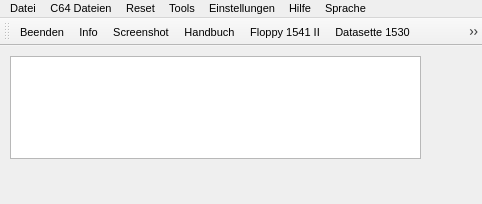
<?xml version="1.0" encoding="UTF-8"?>
<ui version="4.0">
 <class>MainWindow</class>
 <widget class="QMainWindow" name="MainWindow">
  <property name="windowModality">
   <enum>Qt::NonModal</enum>
  </property>
  <property name="geometry">
   <rect>
    <x>0</x>
    <y>0</y>
    <width>482</width>
    <height>204</height>
   </rect>
  </property>
  <property name="font">
   <font>
    <pointsize>8</pointsize>
   </font>
  </property>
  <property name="mouseTracking">
   <bool>false</bool>
  </property>
  <property name="contextMenuPolicy">
   <enum>Qt::NoContextMenu</enum>
  </property>
  <property name="windowTitle">
   <string notr="true"/>
  </property>
  <property name="windowIcon">
   <iconset resource="emu64.qrc">
    <normaloff>:/grafik/emu64.ico</normaloff>:/grafik/emu64.ico</iconset>
  </property>
  <property name="windowOpacity">
   <double>1.000000000000000</double>
  </property>
  <property name="autoFillBackground">
   <bool>false</bool>
  </property>
  <property name="styleSheet">
   <string notr="true">#playButton{
background-image: url(:/Grafik/play_blue_transprent.png);
background-repeat: no-repeat;
background-position: center
}

#stopButton{
background-image: url(:/Grafik/stop_blue_transprent.png);
background-repeat: no-repeat;
background-position: center
}</string>
  </property>
  <property name="toolButtonStyle">
   <enum>Qt::ToolButtonTextOnly</enum>
  </property>
  <property name="dockNestingEnabled">
   <bool>false</bool>
  </property>
  <property name="unifiedTitleAndToolBarOnMac">
   <bool>false</bool>
  </property>
  <widget class="QWidget" name="centralWidget">
   <property name="font">
    <font>
     <pointsize>8</pointsize>
    </font>
   </property>
   <widget class="QTableWidget" name="FloppyTabel">
    <property name="geometry">
     <rect>
      <x>10</x>
      <y>10</y>
      <width>411</width>
      <height>103</height>
     </rect>
    </property>
    <property name="focusPolicy">
     <enum>Qt::NoFocus</enum>
    </property>
    <property name="autoFillBackground">
     <bool>false</bool>
    </property>
    <property name="selectionMode">
     <enum>QAbstractItemView::NoSelection</enum>
    </property>
    <property name="showGrid">
     <bool>false</bool>
    </property>
    <attribute name="horizontalHeaderVisible">
     <bool>false</bool>
    </attribute>
    <attribute name="horizontalHeaderHighlightSections">
     <bool>false</bool>
    </attribute>
    <attribute name="verticalHeaderVisible">
     <bool>false</bool>
    </attribute>
    <attribute name="verticalHeaderHighlightSections">
     <bool>false</bool>
    </attribute>
   </widget>
  </widget>
  <widget class="QStatusBar" name="statusBar">
   <property name="minimumSize">
    <size>
     <width>0</width>
     <height>0</height>
    </size>
   </property>
   <property name="font">
    <font>
     <family>Arial</family>
     <weight>50</weight>
     <bold>false</bold>
    </font>
   </property>
   <property name="autoFillBackground">
    <bool>false</bool>
   </property>
   <property name="sizeGripEnabled">
    <bool>false</bool>
   </property>
  </widget>
  <widget class="QToolBar" name="toolBar">
   <property name="windowTitle">
    <string notr="true">toolBar</string>
   </property>
   <property name="movable">
    <bool>true</bool>
   </property>
   <property name="allowedAreas">
    <set>Qt::AllToolBarAreas</set>
   </property>
   <property name="iconSize">
    <size>
     <width>32</width>
     <height>32</height>
    </size>
   </property>
   <property name="toolButtonStyle">
    <enum>Qt::ToolButtonIconOnly</enum>
   </property>
   <attribute name="toolBarArea">
    <enum>TopToolBarArea</enum>
   </attribute>
   <attribute name="toolBarBreak">
    <bool>false</bool>
   </attribute>
   <addaction name="actionBeenden"/>
   <addaction name="menu_main_info"/>
   <addaction name="actionScreenshot"/>
   <addaction name="actionHandbuch"/>
   <addaction name="actionFloppy_1541_II"/>
   <addaction name="actionBandlaufwerk_1530"/>
   <addaction name="actionSteckmodule"/>
   <addaction name="actionDebugger_Disassembler"/>
   <addaction name="actionSoftreset"/>
   <addaction name="actionHardreset"/>
   <addaction name="actionC64_Geschwindigkeit"/>
  </widget>
  <widget class="QMenuBar" name="menuBar">
   <property name="geometry">
    <rect>
     <x>0</x>
     <y>0</y>
     <width>482</width>
     <height>16</height>
    </rect>
   </property>
   <property name="font">
    <font>
     <family>Arial</family>
     <weight>50</weight>
     <bold>false</bold>
    </font>
   </property>
   <property name="toolTip">
    <string/>
   </property>
   <property name="whatsThis">
    <string/>
   </property>
   <property name="defaultUp">
    <bool>false</bool>
   </property>
   <property name="nativeMenuBar">
    <bool>false</bool>
   </property>
   <widget class="QMenu" name="menu_main_help">
    <property name="font">
     <font>
      <family>Arial</family>
      <weight>50</weight>
      <bold>false</bold>
     </font>
    </property>
    <property name="title">
     <string>Hilfe</string>
    </property>
    <addaction name="menu_main_info"/>
    <addaction name="actionHandbuch"/>
   </widget>
   <widget class="QMenu" name="menuC64_Dateien">
    <property name="toolTip">
     <string/>
    </property>
    <property name="title">
     <string>C64 Dateien</string>
    </property>
    <addaction name="actionFloppy_1541_II"/>
    <addaction name="actionBandlaufwerk_1530"/>
    <addaction name="actionSteckmodule"/>
    <addaction name="actionAutostart"/>
    <addaction name="actionC64_Programme_direkt_laden"/>
   </widget>
   <widget class="QMenu" name="menuReset">
    <property name="title">
     <string>Reset</string>
    </property>
    <addaction name="actionSoftreset"/>
    <addaction name="actionHardreset"/>
   </widget>
   <widget class="QMenu" name="menuTools">
    <property name="title">
     <string>Tools</string>
    </property>
    <widget class="QMenu" name="menuREU_1764_16MB">
     <property name="statusTip">
      <string>Emuliert eine komplette REU mit 16 MB</string>
     </property>
     <property name="tearOffEnabled">
      <bool>false</bool>
     </property>
     <property name="title">
      <string>REU 1764 (16MB)</string>
     </property>
     <addaction name="actionREU_einstecken"/>
     <addaction name="actionREU_entfernen"/>
     <addaction name="separator"/>
     <addaction name="actionREU_laden"/>
     <addaction name="actionREU_speichern"/>
     <addaction name="actionREU_loeschen"/>
    </widget>
    <widget class="QMenu" name="menuGEO_NEO_RAM_2MB">
     <property name="statusTip">
      <string>Emuliert eine komplette GEO- bzw NEO-RAM mit 2 MB</string>
     </property>
     <property name="title">
      <string>GEO- / NEO-RAM (2MB)</string>
     </property>
     <addaction name="actionGEO_einstecken"/>
     <addaction name="actionGEO_entfernen"/>
     <addaction name="separator"/>
     <addaction name="actionGEO_laden"/>
     <addaction name="actionGEO_speichern"/>
     <addaction name="actionGEO_loeschen"/>
    </widget>
    <addaction name="actionQuick_C64_Snapshot"/>
    <addaction name="actionScreenshot"/>
    <addaction name="actionSID_Dump"/>
    <addaction name="actionSID_Player"/>
    <addaction name="actionDebugger_Disassembler"/>
    <addaction name="actionC64_Geschwindigkeit"/>
    <addaction name="actionCross_Assembler"/>
    <addaction name="actionLan64"/>
    <addaction name="actionVirtuelle_C64_Tastatur"/>
    <addaction name="actionGameBase64"/>
    <addaction name="menuREU_1764_16MB"/>
    <addaction name="menuGEO_NEO_RAM_2MB"/>
    <addaction name="actionVideo_Capture"/>
   </widget>
   <widget class="QMenu" name="menuEinstellungen">
    <property name="title">
     <string>Einstellungen</string>
    </property>
    <addaction name="actionEmu64_Einstellungen"/>
    <addaction name="actionTV_Video_Einstellungen"/>
    <addaction name="actionVollbild"/>
    <addaction name="actionC64_Tastaturbelegung_ndern"/>
    <addaction name="actionC64_Tastaturbelegung_zur_cksetzen"/>
    <addaction name="actionFenster_Optionen"/>
   </widget>
   <widget class="QMenu" name="menuSprache">
    <property name="font">
     <font>
      <family>Arial</family>
      <weight>50</weight>
      <bold>false</bold>
     </font>
    </property>
    <property name="title">
     <string>Sprache</string>
    </property>
   </widget>
   <widget class="QMenu" name="menuDatei">
    <property name="toolTip">
     <string/>
    </property>
    <property name="title">
     <string>Datei</string>
    </property>
    <addaction name="actionBeenden"/>
   </widget>
   <addaction name="menuDatei"/>
   <addaction name="menuC64_Dateien"/>
   <addaction name="menuReset"/>
   <addaction name="menuTools"/>
   <addaction name="menuEinstellungen"/>
   <addaction name="menu_main_help"/>
   <addaction name="menuSprache"/>
  </widget>
  <action name="menu_main_info">
   <property name="checkable">
    <bool>false</bool>
   </property>
   <property name="enabled">
    <bool>true</bool>
   </property>
   <property name="icon">
    <iconset resource="emu64.qrc">
     <normaloff>:/grafik/toolbar32/info.png</normaloff>:/grafik/toolbar32/info.png</iconset>
   </property>
   <property name="text">
    <string>Info</string>
   </property>
   <property name="statusTip">
    <string>Infos zur aktuellen Emu64 Version.</string>
   </property>
   <property name="font">
    <font>
     <family>Arial</family>
     <weight>50</weight>
     <bold>false</bold>
    </font>
   </property>
   <property name="iconVisibleInMenu">
    <bool>true</bool>
   </property>
  </action>
  <action name="actionFloppy_1541_II">
   <property name="enabled">
    <bool>true</bool>
   </property>
   <property name="icon">
    <iconset resource="emu64.qrc">
     <normaloff>:/grafik/toolbar32/floppy.png</normaloff>:/grafik/toolbar32/floppy.png</iconset>
   </property>
   <property name="text">
    <string>Floppy 1541 II</string>
   </property>
   <property name="toolTip">
    <string>Floppy 1541 II</string>
   </property>
   <property name="statusTip">
    <string>Hier können Sie C64 Diskimages auswählen oder bearbeiten. [D64,G64,ZIP]</string>
   </property>
   <property name="font">
    <font>
     <family>Arial</family>
     <weight>50</weight>
     <bold>false</bold>
    </font>
   </property>
   <property name="shortcut">
    <string notr="true">Alt+D</string>
   </property>
   <property name="iconVisibleInMenu">
    <bool>true</bool>
   </property>
  </action>
  <action name="actionBandlaufwerk_1530">
   <property name="enabled">
    <bool>true</bool>
   </property>
   <property name="icon">
    <iconset resource="emu64.qrc">
     <normaloff>:/grafik/toolbar32/datasette.png</normaloff>:/grafik/toolbar32/datasette.png</iconset>
   </property>
   <property name="text">
    <string>Datasette 1530</string>
   </property>
   <property name="iconText">
    <string>Datasette 1530</string>
   </property>
   <property name="toolTip">
    <string>Datasette 1530</string>
   </property>
   <property name="statusTip">
    <string>Alle Funktionen der Datasette 1530. [TAP,WAV]</string>
   </property>
   <property name="font">
    <font>
     <family>Arial</family>
     <weight>50</weight>
     <bold>false</bold>
    </font>
   </property>
   <property name="shortcut">
    <string notr="true">Alt+K</string>
   </property>
   <property name="iconVisibleInMenu">
    <bool>true</bool>
   </property>
  </action>
  <action name="actionSteckmodule">
   <property name="enabled">
    <bool>true</bool>
   </property>
   <property name="icon">
    <iconset resource="emu64.qrc">
     <normaloff>:/grafik/toolbar32/crt.png</normaloff>:/grafik/toolbar32/crt.png</iconset>
   </property>
   <property name="text">
    <string>Steckmodule</string>
   </property>
   <property name="toolTip">
    <string>Steckmodule</string>
   </property>
   <property name="statusTip">
    <string>Hier können Sie ein Steckmodul in den Emu64 einsetzen. [CRT]</string>
   </property>
   <property name="font">
    <font>
     <family>Arial</family>
     <weight>50</weight>
     <bold>false</bold>
    </font>
   </property>
   <property name="shortcut">
    <string notr="true">Alt+M</string>
   </property>
   <property name="iconVisibleInMenu">
    <bool>true</bool>
   </property>
  </action>
  <action name="actionAutostart">
   <property name="enabled">
    <bool>true</bool>
   </property>
   <property name="text">
    <string>Autostart</string>
   </property>
   <property name="statusTip">
    <string>Die schnellste möglichkeit ein C64 Programm zu laden und zu starten. [PRG,T64,P00,FRZ,D64,G64]</string>
   </property>
   <property name="font">
    <font>
     <family>Arial</family>
     <weight>50</weight>
     <bold>false</bold>
    </font>
   </property>
   <property name="shortcut">
    <string notr="true">Alt+R</string>
   </property>
   <property name="iconVisibleInMenu">
    <bool>true</bool>
   </property>
  </action>
  <action name="actionC64_Programme_direkt_laden">
   <property name="checkable">
    <bool>false</bool>
   </property>
   <property name="checked">
    <bool>false</bool>
   </property>
   <property name="enabled">
    <bool>true</bool>
   </property>
   <property name="text">
    <string>C64 Programme direkt laden</string>
   </property>
   <property name="statusTip">
    <string>Hier wird das Programm direkt in den Speicher geladen ohne C64 Laderoutiene. [PRG,T64,P00,FRZ]</string>
   </property>
   <property name="font">
    <font>
     <family>Arial</family>
     <weight>50</weight>
     <bold>false</bold>
    </font>
   </property>
   <property name="shortcut">
    <string notr="true">Alt+L</string>
   </property>
   <property name="iconVisibleInMenu">
    <bool>true</bool>
   </property>
  </action>
  <action name="actionSoftreset">
   <property name="enabled">
    <bool>true</bool>
   </property>
   <property name="icon">
    <iconset resource="emu64.qrc">
     <normaloff>:/grafik/toolbar32/sreset.png</normaloff>:/grafik/toolbar32/sreset.png</iconset>
   </property>
   <property name="text">
    <string>Softreset</string>
   </property>
   <property name="statusTip">
    <string>Führt ein Softreset des C64 durch. Das C64 RAM wird dabei nicht gelöscht.</string>
   </property>
   <property name="font">
    <font>
     <family>Arial</family>
     <weight>50</weight>
     <bold>false</bold>
    </font>
   </property>
   <property name="shortcut">
    <string notr="true">Esc</string>
   </property>
   <property name="iconVisibleInMenu">
    <bool>true</bool>
   </property>
  </action>
  <action name="actionHardreset">
   <property name="enabled">
    <bool>true</bool>
   </property>
   <property name="icon">
    <iconset resource="emu64.qrc">
     <normaloff>:/grafik/toolbar32/hreset.png</normaloff>:/grafik/toolbar32/hreset.png</iconset>
   </property>
   <property name="text">
    <string>Hardreset</string>
   </property>
   <property name="statusTip">
    <string>Führt ein Hardreset des C64 durch. Das C64 RAM wird dabei gelöscht. Es gleicht dem Ein- und Auschalten des C64.</string>
   </property>
   <property name="font">
    <font>
     <family>Arial</family>
     <weight>50</weight>
     <bold>false</bold>
    </font>
   </property>
   <property name="shortcut">
    <string notr="true">Shift+Esc</string>
   </property>
   <property name="iconVisibleInMenu">
    <bool>true</bool>
   </property>
  </action>
  <action name="actionBeenden">
   <property name="enabled">
    <bool>true</bool>
   </property>
   <property name="icon">
    <iconset resource="emu64.qrc">
     <normaloff>:/grafik/toolbar32/aus.png</normaloff>:/grafik/toolbar32/aus.png</iconset>
   </property>
   <property name="text">
    <string>Beenden</string>
   </property>
   <property name="iconText">
    <string>Beenden</string>
   </property>
   <property name="toolTip">
    <string>Beenden</string>
   </property>
   <property name="statusTip">
    <string>Beendet den Emu64.</string>
   </property>
   <property name="font">
    <font>
     <family>Arial</family>
     <weight>50</weight>
     <bold>false</bold>
    </font>
   </property>
   <property name="shortcut">
    <string notr="true">Alt+X</string>
   </property>
   <property name="iconVisibleInMenu">
    <bool>true</bool>
   </property>
  </action>
  <action name="actionQuick_C64_Snapshot">
   <property name="enabled">
    <bool>false</bool>
   </property>
   <property name="text">
    <string>Quick C64 Snapshot</string>
   </property>
   <property name="statusTip">
    <string>Den aktuellen Zustand des C64 speichern, um zu einem späteren Zeitpunkt wieder zu laden.</string>
   </property>
   <property name="font">
    <font>
     <family>Arial</family>
     <weight>50</weight>
     <bold>false</bold>
    </font>
   </property>
   <property name="shortcut">
    <string notr="true"/>
   </property>
   <property name="iconVisibleInMenu">
    <bool>true</bool>
   </property>
  </action>
  <action name="actionScreenshot">
   <property name="enabled">
    <bool>true</bool>
   </property>
   <property name="icon">
    <iconset resource="emu64.qrc">
     <normaloff>:/grafik/toolbar32/screenshot.png</normaloff>:/grafik/toolbar32/screenshot.png</iconset>
   </property>
   <property name="text">
    <string>Screenshot</string>
   </property>
   <property name="statusTip">
    <string>Erzeugt ein Bildschirmfoto vom C64 Bildschirm.</string>
   </property>
   <property name="font">
    <font>
     <family>Arial</family>
     <weight>50</weight>
     <bold>false</bold>
    </font>
   </property>
   <property name="shortcut">
    <string>F12</string>
   </property>
   <property name="iconVisibleInMenu">
    <bool>true</bool>
   </property>
  </action>
  <action name="actionSID_Dump">
   <property name="enabled">
    <bool>false</bool>
   </property>
   <property name="text">
    <string>SID Dump</string>
   </property>
   <property name="statusTip">
    <string>Zeichnen Sie alle SID (Sound Interface Device) Signale auf um sie später mit dem  mitgelieferten SID Player abzuspielen.</string>
   </property>
   <property name="font">
    <font>
     <family>Arial</family>
     <pointsize>9</pointsize>
     <weight>50</weight>
     <bold>false</bold>
    </font>
   </property>
   <property name="iconVisibleInMenu">
    <bool>true</bool>
   </property>
  </action>
  <action name="actionSID_Player">
   <property name="enabled">
    <bool>false</bool>
   </property>
   <property name="text">
    <string>SID Player</string>
   </property>
   <property name="statusTip">
    <string>Schaltet in den SID Player Modus. Damit wird der Emu64 zu einem vollwertigen SID Player.</string>
   </property>
   <property name="font">
    <font>
     <family>Arial</family>
     <weight>50</weight>
     <bold>false</bold>
    </font>
   </property>
   <property name="iconVisibleInMenu">
    <bool>true</bool>
   </property>
  </action>
  <action name="actionDebugger_Disassembler">
   <property name="enabled">
    <bool>true</bool>
   </property>
   <property name="icon">
    <iconset resource="emu64.qrc">
     <normaloff>:/grafik/toolbar32/debug.png</normaloff>:/grafik/toolbar32/debug.png</iconset>
   </property>
   <property name="text">
    <string>Debugger/Disassembler</string>
   </property>
   <property name="statusTip">
    <string>Sehr Komfortabler Debugger und Disassembler.</string>
   </property>
   <property name="font">
    <font>
     <family>Arial</family>
     <weight>50</weight>
     <bold>false</bold>
    </font>
   </property>
   <property name="iconVisibleInMenu">
    <bool>true</bool>
   </property>
  </action>
  <action name="actionC64_Geschwindigkeit">
   <property name="enabled">
    <bool>true</bool>
   </property>
   <property name="icon">
    <iconset resource="emu64.qrc">
     <normaloff>:/grafik/toolbar32/speed.png</normaloff>:/grafik/toolbar32/speed.png</iconset>
   </property>
   <property name="text">
    <string>C64 Geschwindigkeit</string>
   </property>
   <property name="statusTip">
    <string>Hier können Sie die C64 Geschwindigkeit sufenlos von 5% bis 500% einstellen.</string>
   </property>
   <property name="font">
    <font>
     <family>Arial</family>
     <weight>50</weight>
     <bold>false</bold>
    </font>
   </property>
   <property name="iconVisibleInMenu">
    <bool>true</bool>
   </property>
  </action>
  <action name="actionCross_Assembler">
   <property name="enabled">
    <bool>false</bool>
   </property>
   <property name="text">
    <string>Cross Assembler</string>
   </property>
   <property name="statusTip">
    <string>Integrierter 2Pass Assembler der an TurboAss angelehnt ist.</string>
   </property>
   <property name="font">
    <font>
     <family>Arial</family>
     <weight>50</weight>
     <bold>false</bold>
    </font>
   </property>
   <property name="iconVisibleInMenu">
    <bool>true</bool>
   </property>
  </action>
  <action name="actionLan64">
   <property name="enabled">
    <bool>false</bool>
   </property>
   <property name="text">
    <string>Lan64 </string>
   </property>
   <property name="statusTip">
    <string>Hiermit kann man Programme vom PC zum C64 übertragen.</string>
   </property>
   <property name="font">
    <font>
     <family>Arial</family>
     <weight>50</weight>
     <bold>false</bold>
    </font>
   </property>
   <property name="iconVisibleInMenu">
    <bool>true</bool>
   </property>
  </action>
  <action name="actionVirtuelle_C64_Tastatur">
   <property name="enabled">
    <bool>true</bool>
   </property>
   <property name="text">
    <string>Virtuelle C64 Tastatur</string>
   </property>
   <property name="statusTip">
    <string>Eine Virtuelle C64 Tastatur, diese zeigt auch alle C64 Symbole.</string>
   </property>
   <property name="font">
    <font>
     <family>Arial</family>
     <weight>50</weight>
     <bold>false</bold>
    </font>
   </property>
   <property name="iconVisibleInMenu">
    <bool>true</bool>
   </property>
  </action>
  <action name="actionVideo_Capture">
   <property name="enabled">
    <bool>true</bool>
   </property>
   <property name="text">
    <string>Audio und Video Aufnahme</string>
   </property>
   <property name="statusTip">
    <string>Mit diesem Tool können sie die den Ton und das Videobild aufnehmen.</string>
   </property>
   <property name="font">
    <font>
     <family>Arial</family>
     <weight>50</weight>
     <bold>false</bold>
    </font>
   </property>
   <property name="iconVisibleInMenu">
    <bool>true</bool>
   </property>
  </action>
  <action name="actionEmu64_Einstellungen">
   <property name="enabled">
    <bool>true</bool>
   </property>
   <property name="text">
    <string>Emu64 Einstellungen</string>
   </property>
   <property name="statusTip">
    <string>Hier stellen sie den Emu64 nach ihren wünschen ein.</string>
   </property>
   <property name="font">
    <font>
     <family>Arial</family>
     <weight>50</weight>
     <bold>false</bold>
    </font>
   </property>
   <property name="iconVisibleInMenu">
    <bool>true</bool>
   </property>
  </action>
  <action name="actionTV_Video_Einstellungen">
   <property name="enabled">
    <bool>true</bool>
   </property>
   <property name="text">
    <string>TV/Video Einstellungen</string>
   </property>
   <property name="statusTip">
    <string>Hiermit kann man das Aussehen der Videoausgabe verändern. Z.B.: Sättigung, Helligkeit und Kontrast.</string>
   </property>
   <property name="font">
    <font>
     <family>Arial</family>
     <weight>50</weight>
     <bold>false</bold>
    </font>
   </property>
   <property name="iconVisibleInMenu">
    <bool>true</bool>
   </property>
  </action>
  <action name="actionVollbild">
   <property name="enabled">
    <bool>true</bool>
   </property>
   <property name="text">
    <string>Vollbild</string>
   </property>
   <property name="statusTip">
    <string>Emu64 wird im Vollbild ausgeführt.</string>
   </property>
   <property name="font">
    <font>
     <family>Arial</family>
     <weight>50</weight>
     <bold>false</bold>
    </font>
   </property>
   <property name="shortcut">
    <string notr="true">Alt+Return</string>
   </property>
   <property name="iconVisibleInMenu">
    <bool>true</bool>
   </property>
  </action>
  <action name="actionC64_Tastaturbelegung_ndern">
   <property name="enabled">
    <bool>true</bool>
   </property>
   <property name="text">
    <string>C64 Tastaturbelegung ändern</string>
   </property>
   <property name="statusTip">
    <string>Hiermit können Sie die komplette Tastaturbelegung(C64) ändern.</string>
   </property>
   <property name="font">
    <font>
     <family>Arial</family>
     <weight>50</weight>
     <bold>false</bold>
    </font>
   </property>
   <property name="iconVisibleInMenu">
    <bool>true</bool>
   </property>
  </action>
  <action name="actionC64_Tastaturbelegung_zur_cksetzen">
   <property name="enabled">
    <bool>false</bool>
   </property>
   <property name="text">
    <string>C64 Tastaturbelegung zurücksetzen</string>
   </property>
   <property name="statusTip">
    <string>Hiermit wird die Tastaturbelegung auf Standardwerte zurück gesetzt.</string>
   </property>
   <property name="font">
    <font>
     <family>Arial</family>
     <weight>50</weight>
     <bold>false</bold>
    </font>
   </property>
   <property name="iconVisibleInMenu">
    <bool>true</bool>
   </property>
  </action>
  <action name="actionFenster_Optionen">
   <property name="enabled">
    <bool>false</bool>
   </property>
   <property name="text">
    <string>Fenster Optionen</string>
   </property>
   <property name="statusTip">
    <string>Funktionen die die Emu64 Fenster beeinflussen.</string>
   </property>
   <property name="font">
    <font>
     <family>Arial</family>
     <weight>50</weight>
     <bold>false</bold>
    </font>
   </property>
   <property name="iconVisibleInMenu">
    <bool>true</bool>
   </property>
  </action>
  <action name="actionHandbuch">
   <property name="enabled">
    <bool>true</bool>
   </property>
   <property name="icon">
    <iconset resource="emu64.qrc">
     <normaloff>:/grafik/toolbar32/handbuch.png</normaloff>:/grafik/toolbar32/handbuch.png</iconset>
   </property>
   <property name="text">
    <string>Handbuch</string>
   </property>
   <property name="statusTip">
    <string>Öffnet das Emu64 Handbuch.</string>
   </property>
   <property name="font">
    <font>
     <family>Arial</family>
     <weight>50</weight>
     <bold>false</bold>
    </font>
   </property>
   <property name="iconVisibleInMenu">
    <bool>true</bool>
   </property>
  </action>
  <action name="actionGameBase64">
   <property name="enabled">
    <bool>false</bool>
   </property>
   <property name="text">
    <string>GameBase64</string>
   </property>
   <property name="statusTip">
    <string>Über dieses Tool ist es möglich auf alle Spiele die es in der GameBase64 gibt zuzugreifen.</string>
   </property>
   <property name="font">
    <font>
     <family>Arial</family>
     <weight>50</weight>
     <bold>false</bold>
    </font>
   </property>
   <property name="iconVisibleInMenu">
    <bool>true</bool>
   </property>
  </action>
  <action name="actionREU_einstecken">
   <property name="text">
    <string>REU einstecken</string>
   </property>
   <property name="statusTip">
    <string>Die REU wird in den C64 gesteckt.</string>
   </property>
  </action>
  <action name="actionREU_entfernen">
   <property name="text">
    <string>REU entfernen</string>
   </property>
   <property name="statusTip">
    <string>Die REU wird aus dem C64 rausgezogen.</string>
   </property>
  </action>
  <action name="actionREU_laden">
   <property name="text">
    <string>Inhalt aus einer Datei laden</string>
   </property>
   <property name="statusTip">
    <string>Der Inhalt der REU wird aus einer externen Datei geladen.</string>
   </property>
  </action>
  <action name="actionREU_speichern">
   <property name="text">
    <string>Inhalt in eine Datei speichern</string>
   </property>
   <property name="statusTip">
    <string>Der Inhalt der REU wird in eine externen Datei gespeichert.</string>
   </property>
  </action>
  <action name="actionREU_loeschen">
   <property name="text">
    <string>Inhalt löschen</string>
   </property>
   <property name="statusTip">
    <string>Der Inhalt der REU wird gelöscht.</string>
   </property>
  </action>
  <action name="actionGEO_einstecken">
   <property name="text">
    <string>GEO-RAM einstecken</string>
   </property>
   <property name="statusTip">
    <string>Die GEO-RAM wird in den C64 gesteckt.</string>
   </property>
  </action>
  <action name="actionGEO_entfernen">
   <property name="text">
    <string>GEO-RAM entfernen</string>
   </property>
   <property name="statusTip">
    <string>Die GEO-RAM wird aus dem C64 rausgezogen.</string>
   </property>
  </action>
  <action name="actionGEO_laden">
   <property name="text">
    <string>Inhalt aus einer Datei laden</string>
   </property>
   <property name="statusTip">
    <string>Der Inhalt der GEO-RAM wird aus einer externen Datei geladen.</string>
   </property>
  </action>
  <action name="actionGEO_speichern">
   <property name="text">
    <string>Inhalt in eine Datei speichern</string>
   </property>
   <property name="statusTip">
    <string>Der Inhalt der GEO-RAM wird in eine externen Datei gespeichert.</string>
   </property>
  </action>
  <action name="actionGEO_loeschen">
   <property name="text">
    <string>Inhalt löschen</string>
   </property>
   <property name="statusTip">
    <string>Der Inhalt der GEO-RAM wird gelöscht.</string>
   </property>
  </action>
 </widget>
 <layoutdefault spacing="6" margin="11"/>
 <resources>
  <include location="emu64.qrc"/>
 </resources>
 <connections/>
</ui>
